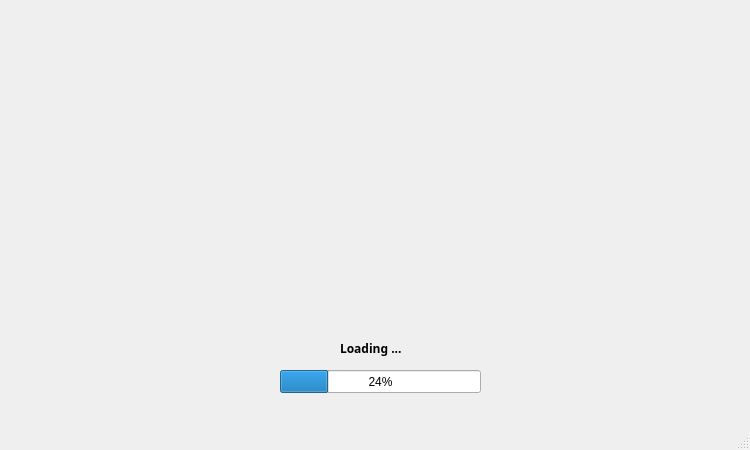
<?xml version="1.0" encoding="UTF-8"?>
<ui version="4.0">
 <class>MainWindow</class>
 <widget class="QMainWindow" name="MainWindow">
  <property name="geometry">
   <rect>
    <x>0</x>
    <y>0</y>
    <width>750</width>
    <height>450</height>
   </rect>
  </property>
  <property name="windowTitle">
   <string>MainWindow</string>
  </property>
  <widget class="QWidget" name="centralwidget">
   <widget class="QLabel" name="label">
    <property name="geometry">
     <rect>
      <x>340</x>
      <y>340</y>
      <width>91</width>
      <height>17</height>
     </rect>
    </property>
    <property name="font">
     <font>
      <family>Poppins</family>
      <weight>75</weight>
      <bold>true</bold>
     </font>
    </property>
    <property name="text">
     <string>Loading ...</string>
    </property>
   </widget>
   <widget class="QProgressBar" name="progressBar">
    <property name="geometry">
     <rect>
      <x>280</x>
      <y>370</y>
      <width>201</width>
      <height>23</height>
     </rect>
    </property>
    <property name="value">
     <number>24</number>
    </property>
   </widget>
  </widget>
  <widget class="QMenuBar" name="menubar">
   <property name="geometry">
    <rect>
     <x>0</x>
     <y>0</y>
     <width>750</width>
     <height>22</height>
    </rect>
   </property>
  </widget>
  <widget class="QStatusBar" name="statusbar"/>
 </widget>
 <resources/>
 <connections/>
</ui>
